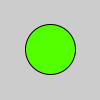
Frame 1 (no input)
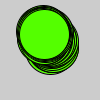
Frame 60 (the mouse pressed at the canvas centre just before this capture)
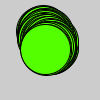
Frame 120 (the mouse held since frame 60 and released just before this capture)

The Processing sketch that drew these frames (run headless with seeded random() and noise(); from frame 60 on, the mouse is pressed at the canvas centre):

// Processing sketch: L9_1e
// ── L9_1e.pde
Circle circle = new Circle();
void setup() {
  colorMode(HSB, 360, 100, 100, 100);
  circle.x = 50;
  circle.y = 50;
  circle.hue = 100;
  circle.s = 50;
}
void draw() {  
  circle.update();
  circle.display();
}
class Circle {  
  float x;  
  float y;  
  float hue;
  float s;
  void display() {     
    fill(hue, 100, 100);
    ellipse(x, y, s, s);
  }
  void update() {
    x = x + random(-2, 2);
    y = y + random(-2, 2);
  }
}
